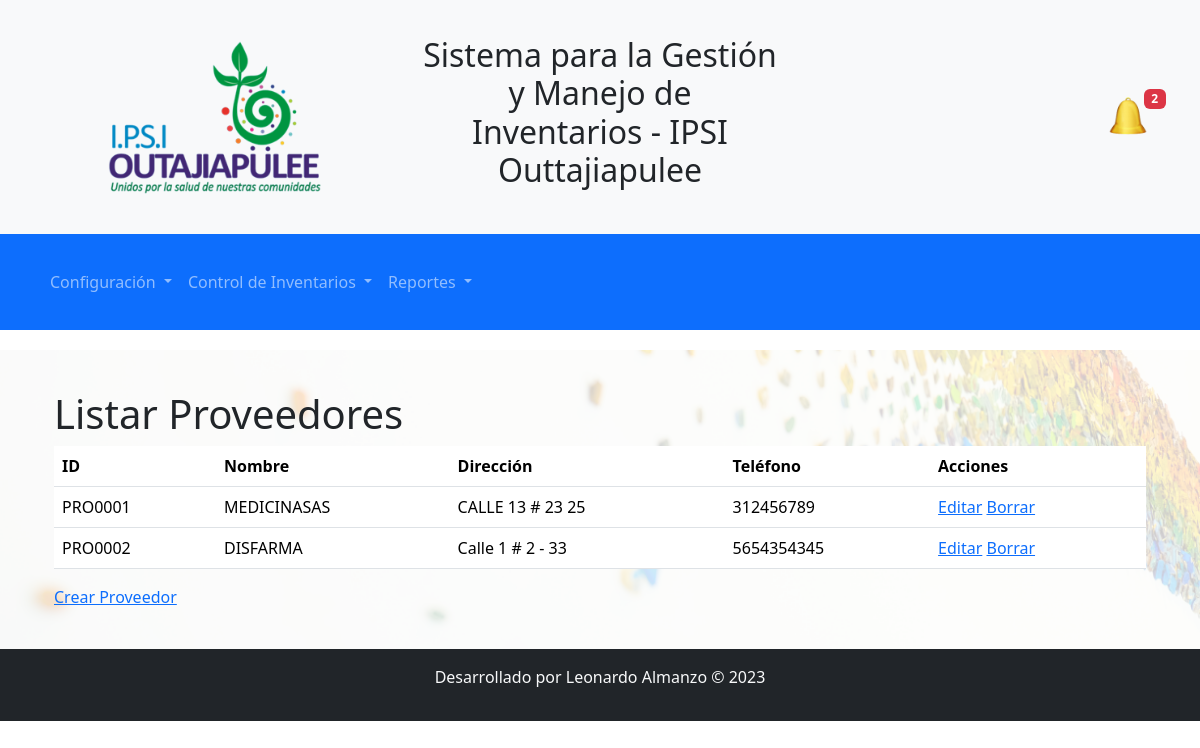
/accounts/listar_proveedores/, run on the app's committed database.
### control_inventarios/models.py (models this page shows, shortened)
class Proveedor(models.Model):
    id_proveedor = models.CharField(primary_key=True, max_length=13, unique=True)
    nombre = models.CharField(max_length=255)
    direccion = models.CharField(max_length=255)
    telefono = models.CharField(max_length=20)

### control_inventarios/views.py (the view)
# urls.py: path('listar_proveedores/', views.listar_proveedores, name='listar_proveedores'),
def listar_proveedores(request):
    proveedores = Proveedor.objects.all()
    return render(request, 'control_inventarios/listar_proveedores.html', {'proveedores': proveedores})

### control_inventarios/templates/control_inventarios/listar_proveedores.html (shortened to what this page needs)
{% extends 'base.html' %}
{% block content %}
<div class="container">
    <h1>Listar Proveedores</h1>
    {% if proveedores %}
        <table class="table">
            <thead>
                <tr>
                    <th>ID</th>
                    <th>Nombre</th>
                    <th>Dirección</th>
                    <th>Teléfono</th>
                    <th>Acciones</th>
                </tr>
            </thead>
            <tbody>
                {% for proveedor in proveedores %}
                    <tr>
                        <td>{{ proveedor.id_proveedor }}</td>
                        <td>{{ proveedor.nombre }}</td>
                        <td>{{ proveedor.direccion }}</td>
                        <td>{{ proveedor.telefono }}</td>
                        <td>
                            <a href="{% url 'editar_proveedor' id_proveedor=proveedor.id_proveedor %}">Editar</a>
                            <a href="{% url 'borrar_proveedor' id_proveedor=proveedor.id_proveedor %}">Borrar</a>
                        </td>
                    </tr>
                {% endfor %}
            </tbody>
        </table>
    {% else %}
        <p>No hay proveedores registrados.</p>
    {% endif %}
    <a href="{% url 'crear_proveedor' %}">Crear Proveedor</a>
</div>
{% endblock %}

### static/css/styles.css (style rules this page uses)
body { font-family: 'Roboto', sans-serif; background-color: #f8f9fa; }
.container { max-width: 100%; margin: 0 auto; padding: 20px; }

### data on the page
Proveedor: id_proveedor "PRO0001", nombre "MEDICINASAS", direccion "CALLE 13 # 23 25", telefono "312456789"
Proveedor: id_proveedor "PRO0002", nombre "DISFARMA", direccion "Calle 1 # 2 - 33", telefono "5654354345"
